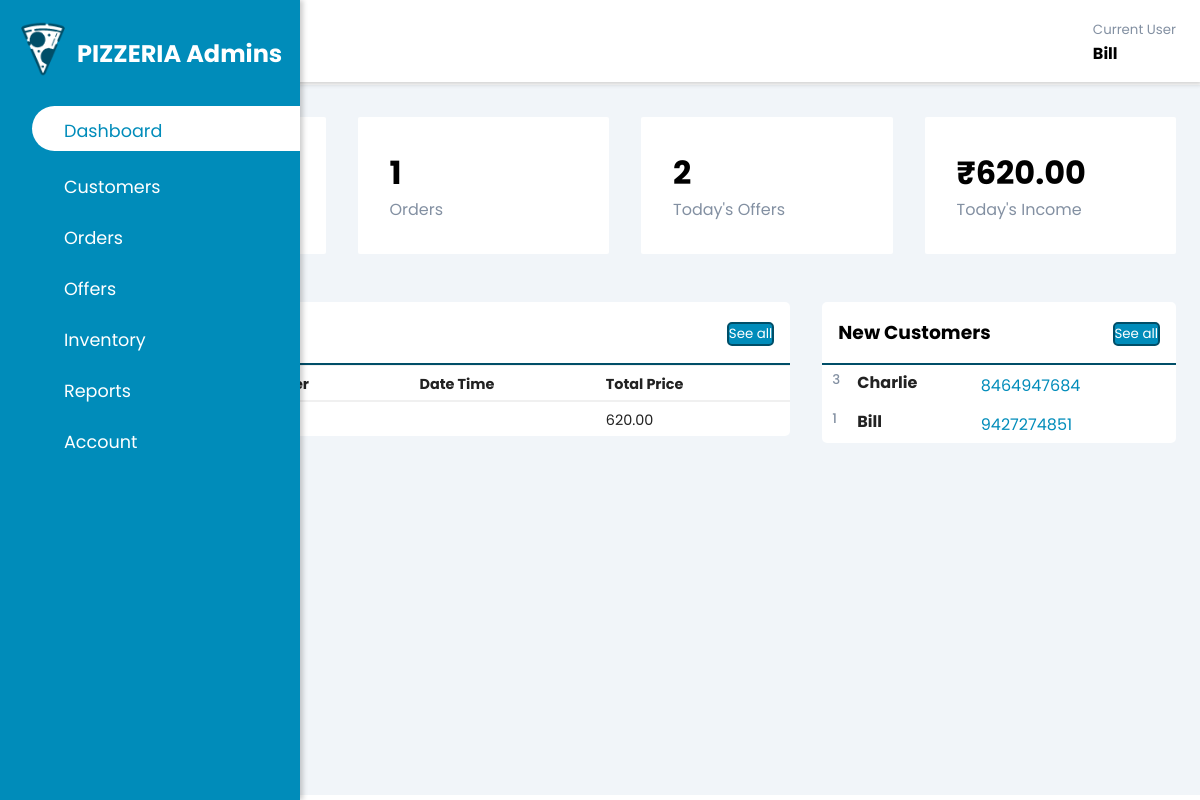
The app's page /Ann_adminWeb/website/index.php (signed in) with its own data.
### tables this page shows
CREATE TABLE `orders` (
  `Order_id` int(11) NOT NULL,
  `Cust_ID` int(11) NOT NULL,
  `O_Date_Time` datetime DEFAULT NULL,
  `Total_Price` decimal(10,2) NOT NULL,
  `O_House_No` int(5) NOT NULL,
  `O_Street_No` int(5) NOT NULL,
  `O_Pin_Code` int(6) NOT NULL,
  `O_Mail` varchar(50) NOT NULL,
  `Contact_No` bigint(10) NOT NULL,
  `Pay` enum('cash','gpay') NOT NULL,
  `Total_Orders` int(11) NOT NULL
);

CREATE TABLE `cust_acct` (
  `Cust_ID` int(11) NOT NULL,
  `C_Name` varchar(30) NOT NULL,
  `C_Ph_No` bigint(10) NOT NULL,
  `C_Mail` varchar(50) NOT NULL,
  `C_Username` varchar(15) NOT NULL,
  `C_Password` varchar(15) NOT NULL
);

### Ann_adminWeb/website/index.php (the view, shortened to what this page needs)
<?php
require_once('..\login_reg\config.php');
?>
<!DOCTYPE html>
<html lang="en">
<head>
    <link rel="stylesheet" href="https://maxst.icons8.com/vue-static/landings/line-awesome/line-awesome/1.3.0/css/line-awesome.min.css">
    <link rel="stylesheet" href="style.css">
</head>
<body>
    <div class="sidebar">
        <div class="sidebar-brand">
            <img src="img/logo_BW.png" alt="pizzeria logo in black and white">
            <h2>PIZZERIA Admins</h2>
        </div>
        <div class="sidebar-menu">
            <ul>
                <li>
                    <a href="index.php" class="weblink active">
                        <span class="las la-home"></span>
                        <span>Dashboard</span>
                    </a>
                </li>
                <li>
                    <a href="customerspage.php" class="weblink">
                        <span class="las la-users"></span>
                        <span>Customers</span>
                    </a>
                </li>
                <li>
                    <a href="orderspage.php" class="weblink">
                        <span class="las la-file-invoice-dollar"></span>
                        <span>Orders</span>
                    </a>
                </li>
                <li>
                    <a href="offerspage.php" class="weblink">
                        <span class="lar la-star"></span>
                        <span>Offers</span>
                    </a>
                </li>
                <li>
                    <a href="inventorypage.php" class="weblink">
                        <span class="las la-pizza-slice"></span>
                        <span>Inventory</span>
                    </a>
                </li>
                <li>
                    <a href="reportspage.php" class="weblink">
                        <span class="las la-chart-area"></span>
                        <span>Reports</span>
                    </a>
                </li>
                <li>
                    <a href="accountpage.php" class="weblink">
                        <span class="las la-user-circle"></span>
                        <span>Account</span>
                    </a>
                </li>
            </ul>
        </div>
    </div>
    <div class="main-content">
        <header>
            <h2>
            </h2>
            <div class="user-wrapper">
                <div>
                    <small>Current User</small>
                    <h4>
                        <?php
                        echo $_SESSION['username'];
                        ?>
                    </h4>
                </div>
            </div>
        </header>
        <main>
            <div class="cards">
                <div class="card-single">
                    <div>
                        <h1>
                        </h1>
                        <span>Customers</span>
                    </div>
                </div>
                <div class="card-single">
                    <div>
                        <h1>
                            <?php
                            $query="SELECT * from orders";
                            $result=mysqli_query($conn, $query);
                            echo mysqli_num_rows($result);
                            ?>
                        </h1>
                        <span>Orders</span>
                    </div>
                </div>
                <div class="card-single">
                    <div>
                        <h1>
                            <?php
                            $query="SELECT * from cust_acct";
                            $result=mysqli_query($conn, $query);
                            echo mysqli_num_rows($result);
                            ?>
                        </h1>
                        <span>Today's Offers</span>
                    </div>
                </div>
                <div class="card-single">
                    <div>
                        <h1>
                            <?php
                            $query="SELECT SUM(Total_Price) as tot from orders";
                            $result=mysqli_query($conn, $query);
                            $income=mysqli_fetch_assoc($result);
                            echo "₹".$income["tot"];
                            ?>
                        </h1>
                        <span>Today's Income</span>
                    </div>
                </div>
            </div>
            <div class="recent-grid">
                <div class="recentorders">
                    <div class="card">
                        <div class="card-header">
                            <h3>Recent Orders</h3>
                            <a href="datapage.php"><button>See all <span class="las la-arrow-right"></span></button></a>
                        </div>
                        <div class="card-body">
                            <div class="table-responsive">
                                <table style="width:100%">
                                    <thead id="table header">
                                        <tr>
                                            <th id="o_id"><strong>Order ID</strong></th>
                                            <th id="c_id"><strong>Customer</strong></th>
                                            <th id="date"><strong>Date Time</strong></th>
                                            <th id="price"><strong>Total Price</strong></th>
                                        </tr>
                                    </thead>
                                    <tbody>
                                        <?php
                                        $sql_orders="select Order_ID, Cust_ID, O_Date_Time, Total_Price from orders order by o_date_time desc";
                                        $result_orders=mysqli_query($conn, $sql_orders);
                                        $num_orders = mysqli_num_rows($result_orders);
                                        if ($num_orders > 0) {
                                            $count_order = 0;
                                            while($row_5order=mysqli_fetch_assoc($result_orders) and $count_order!=5) {
                                                echo "<tr>
                                                    <td>".$row_5order["Order_ID"]."</td>
                                                    <td>".$row_5order["Cust_ID"]."</td>
                                                    <td>".$row_5order["O_Date_Time"]."</td>
                                                    <td>".$row_5order["Total_Price"]."</td>
                                                </tr>";
                                                $count_order+=1;
                                            }
                                        } else {
                                            echo "0 results";
                                        }
                                        ?>
                                    </tbody>
                                </table>
                            </div>
                        </div>
                    </div>
                </div>
                <div class="recentcustomers">
                    <div class="card">
                        <div class="card-header">
                            <h3>New Customers</h3>
                            <a href="datapage.php"><button>See all <span class="las la-arrow-right"></span></button></a>
                        </div>
                        <div class="card-body">
                            <?php
                                $sql_cust = mysqli_query($conn, "select Cust_ID, C_Name, C_Ph_No from cust_acct order by cust_id desc");
                                $num_cust = mysqli_num_rows($sql_cust);
                                if ($num_cust > 0) {
                                    $count_cust = 0;
                                    while(($row_cust = mysqli_fetch_assoc($sql_cust)) and $count_cust!=5) {
                                        echo
                            "<div class='customer'>
                                <div class='info'>
                                    <small>".$row_cust["Cust_ID"]."</small>
                                    <h4>".$row_cust["C_Name"]."</h4>
                                    <div class='contact'>
                                        <span class='las la-phone'></span>
                                        <span class='phonenum'><small>".$row_cust["C_Ph_No"]."</small></span>
                                    </div>
                                </div>
                            </div> ";
                                        $count_cust+=1;
                                    }
                                }
                            ?>
                        </div>
                    </div>
                </div>
            </div>
        </main>
    </div>
</body>
</html>

### Ann_adminWeb/website/style.css (style rules this page uses)
:root { --main-lighter: #5ec6e9; --main-color: #008cba; --main-darker: #004e68; --color-dark: #1D2231; --text-gray: #8390A2; }
* { margin: 0; padding: 0; box-sizing: border-box; list-style-type: none; text-decoration: none; font-family: 'Poppins', sans-serif; }
.sidebar { width: 300px; position: fixed; left: 0; top: 0; height: 100%; background: var(--main-color); z-index: 100; transition: width 300ms; }
.sidebar-brand { height: 90px; padding: 0.7rem 0rem 1rem 2rem; color: #fff; }
.sidebar-brand h2 { text-align: left; margin-left: 45px; margin-top: 25px; position: absolute; }
.sidebar-brand img { display: inline-block; padding-right: 1rem; width: 4.5rem; position: absolute; top: 21px; left: 15px; }
.sidebar-menu { margin-top: 1rem; }
.sidebar-menu li { width: 100%; margin-bottom: 1rem; padding-left: 1rem; }
.sidebar-menu a { display: block; color: #fff; font-size: 1.1rem; padding-left: 1rem; }
.sidebar-menu a.active { background: #fff; padding-top: 0.3rem; padding-bottom: 0.3rem; color: var(--main-color); border-radius: 30px 0px 0px 30px; }
.sidebar-menu a span:first-child { font-size: 1.5rem; padding-right: 1rem; }
.main-content { transition: margin-left 300ms; margin-left: 300px; }
header { background: #fff; display: flex; justify-content: space-between; padding: 1rem 1.5rem; box-shadow: 2px 2px 5px rgba(0,0,0,0.2); position: fixed; left: 300px; width: calc(100% - 300px); top: 0; z-index: 100; transition: left 300ms; }
header h2 { display: inline-flex; align-items: center; color: #222; }
.user-wrapper { display: flex; align-items: center; }
.user-wrapper small { display: inline-block; color: var(--text-gray); }
main { margin-top: 85px; padding: 2rem 1.5rem; background: #f1f5f9; min-height: calc(100vh - 90px); }
.cards { display: grid; grid-template-columns: repeat(4, 1fr); grid-gap: 2rem; }
.card-single { display: flex; justify-content: space-between; background: #fff; padding: 2rem; border-radius: 2px; box-shadow: 0 0 0 0 rgba(0,0,0,0.2); transition: 0.3s; }
.card-single div:first-child span { color: var(--text-gray); }
.recent-grid { margin-top: 3rem; display: grid; grid-gap: 0rem; grid-template-columns: 65% auto; }
.card { background: #fff; border-radius: 5px; }
.card-header { padding: 1rem; }
.card-header { display: flex; justify-content: space-between; align-items: center; border-bottom: 2.5px solid var(--main-darker); }
.card-header button { cursor: pointer; color: #fff; background: var(--main-color); border-radius: 5px; font-size: 0.8 rem; padding-top: 0.25rem 0.5rem; border: 2px solid var(--main-darker); transition: 0.3s; }
table { border-collapse: collapse; }
thead tr { border-top: 1px solid #f0f0f0; border-bottom: 2px solid #f0f0f0; }
th { text-align: left; }
td, th { padding: 0.5rem 0rem 0.3rem 0.5rem; font-size: 0.9rem; color: #222; }
tr td:last-child, th:last-child { display: flex; align-items: center; }
.table-responsive { width: 100%; overflow-x: auto; }
.recentcustomers { align-items: center; padding-left: 2rem; }
.recentcustomers .card-header { display: flex; justify-content: space-between; align-items: center; }
.customer { padding-top: 5px; padding-bottom: 5px; }
.info { display: grid; grid-template-columns: 25px 1fr 1.5fr; padding-left: 10px; padding-right: 10px; }
.info h4 { color: #222; }
.info > small { font-weight: 500; text-align: left; color: var(--text-gray); }
.contact { display: inline; }
.contact span { font-size: 1.2rem; color: var(--main-color); }
@media only screen and (max-width: 1200px) { .sidebar { width: 50px; } }
@media only screen and (max-width: 1200px) { .sidebar img { display: inline-block; padding-right: 1rem; width: 3.5rem; position: absolute; top: 27px; left: 5px; } }
@media only screen and (max-width: 1200px) { .sidebar .sidebar-brand, .sidebar li { padding-left: 0.3rem; text-align: center; } }
@media only screen and (max-width: 1200px) { .sidebar li a { padding-left: 0.5rem; } }
@media only screen and (max-width: 1200px) { .sidebar .sidebar-brand h2, .sidebar li a span:last-child { display: none; } }
@media only screen and (max-width: 1200px) { .main-content { margin-left: 50px; } }
@media only screen and (max-width: 1200px) { .main-content header { width: calc(100% - 50px); left: 50px; } }

### records on screen
orders: Total_Price "620.00"
cust_acct: Cust_ID "3", C_Name "Charlie", C_Ph_No "8464947684"
cust_acct: Cust_ID "1", C_Name "Bill", C_Ph_No "9427274851"

### other values on screen
$_SESSION['username'] "Bill"
mysqli_num_rows($result) "1"
mysqli_num_rows($result) "2"
$income["tot"] "620.00"
